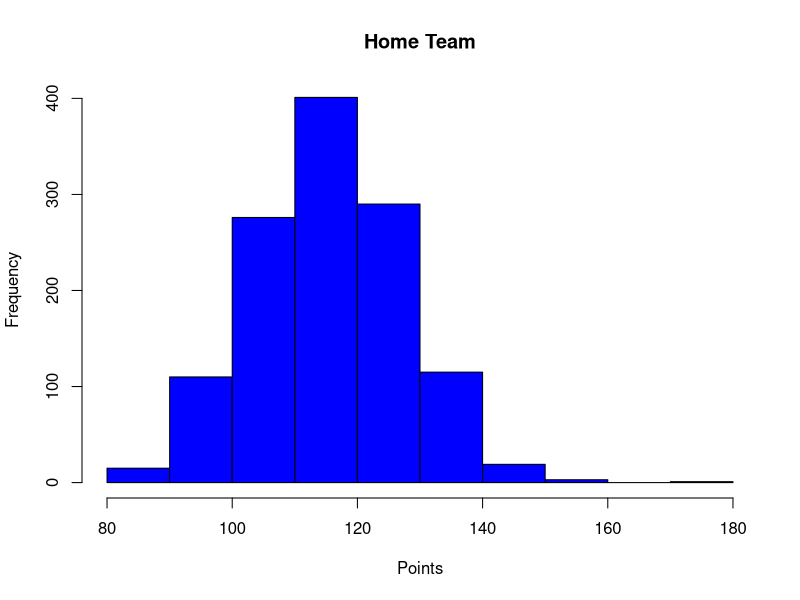
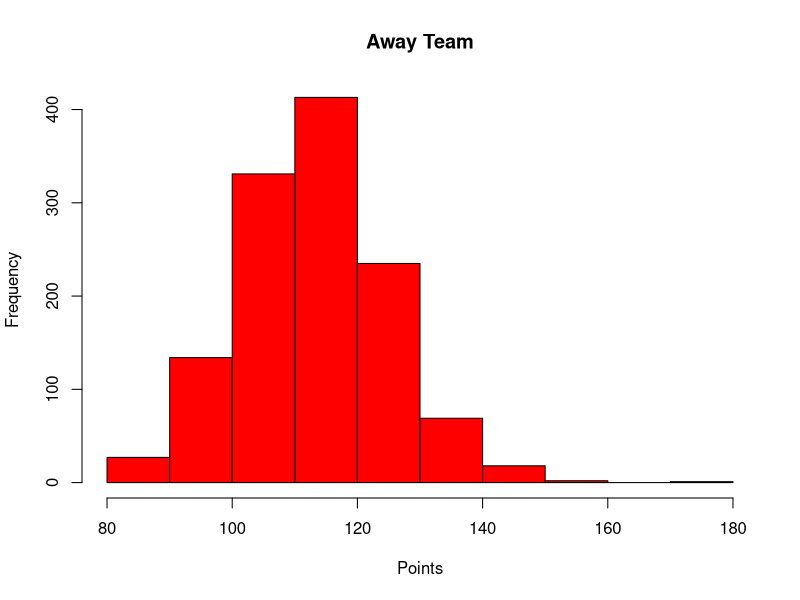
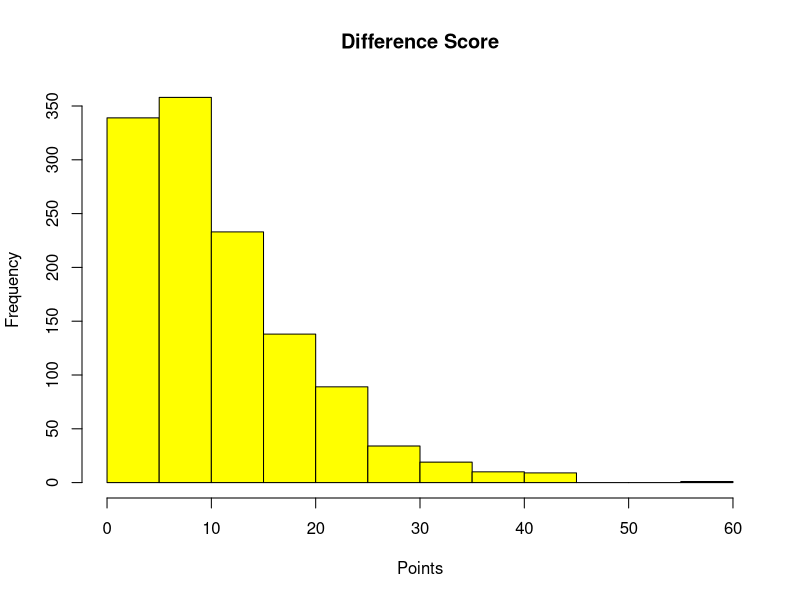
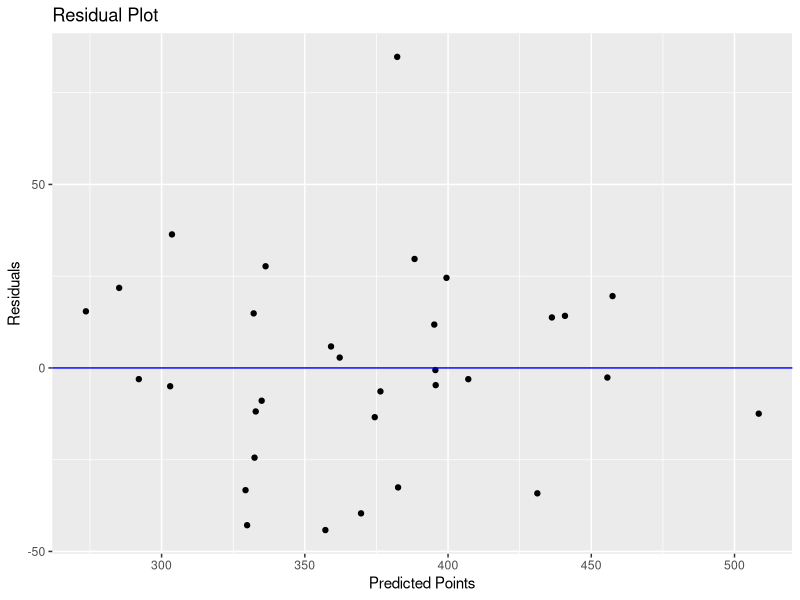

Write R code to recreate these figures, in order.
## ---- chunk 1
nba <- read.csv("nba_scores.csv")

nba <- nba[order(-nba$home_score), ]




hist(nba$home_score, main = "Home Team", xlab = "Points", ylab = "Frequency", col = "blue")
hist(nba$away_score, main = "Away Team", xlab = "Points", ylab = "Frequency", col = "red")

mean(nba$home_score)
mean(nba$away_score)


sd(nba$home_score)
sd(nba$away_score)



high <- which.max(nba$home_score)
HighScore <- nba[high, ]
print(HighScore)


## ---- chunk 2
sum(nba$home_score < 100)/nrow(nba)

#2c
pnorm(100, mean(nba$home_score, sd(nba$home_score)))

## ---- chunk 3
mov <- abs(nba$home_score - nba$away_score)

hist(mov, main = "Difference Score", xlab = "Points", ylab = "Frequency", col = "yellow")

mean(mov)
sd(mov)
## ---- chunk 4
m <-sum(abs(nba$home_score - nba$away_score >= 10)/nrow(nba))
m

shapiro.test(nba$m)
## ---- chunk 5
nfl <- read.csv("nfl_team_stats.csv")
nfl
model <- lm(points ~ yards + plays + turnovers + penalties, data = nfl)


summary(model)

## ---- chunk 6
library(ggplot2)
nfl$points <- predict(model)
nfl$residuals <- residuals(model)


df <- ggplot(nfl, aes(x = points, y = residuals)) +
  geom_point() +
  geom_hline(yintercept = 0, color = "blue") +
  xlab("Predicted Points") +
  ylab("Residuals") +
  ggtitle("Residual Plot")
df


overperformed <- nfl[which.max(nfl$residuals), ]
underperformed <- nfl[which.min(nfl$residuals), ]
overperformed
underperformed

## ---- chunk 7
nhl <- read.csv("nhl_team_stats.csv")
nhl
LogModel <- glm(playoffs ~ GF + GA + age, family = "binomial", data = nhl)
summary(LogModel)

## ---- chunk 8
nhl$LogitPred <- predict(LogModel, type = "link")
nhl$PredProb <- 1 / (1 + exp(-nhl$LogitPred))


nhl$playoffsPred <- ifelse(nhl$PredProb >= 0.5, 1, 0)

cm<- table(nhl$playoffs, nhl$playoffsPred)
cm



#Accuracy
accuracy <- sum(nhl$playoffs == nhl$playoffsPred) / length(nhl$playoffs)
print(paste("Accuracy of Model:", accuracy))

#Surprising playoffs of yes vs no probability
playoffNo <- nhl[nhl$playoffs == 0 & nhl$PredProb > 0.5, ]
playoffNo[which.max(playoffNo$PredProb), ]
playoffYes <- nhl[nhl$playoffs == 1 & nhl$PredProb <= 0.5, ]
playoffYes[which.max(playoffYes$PredProb), ]



